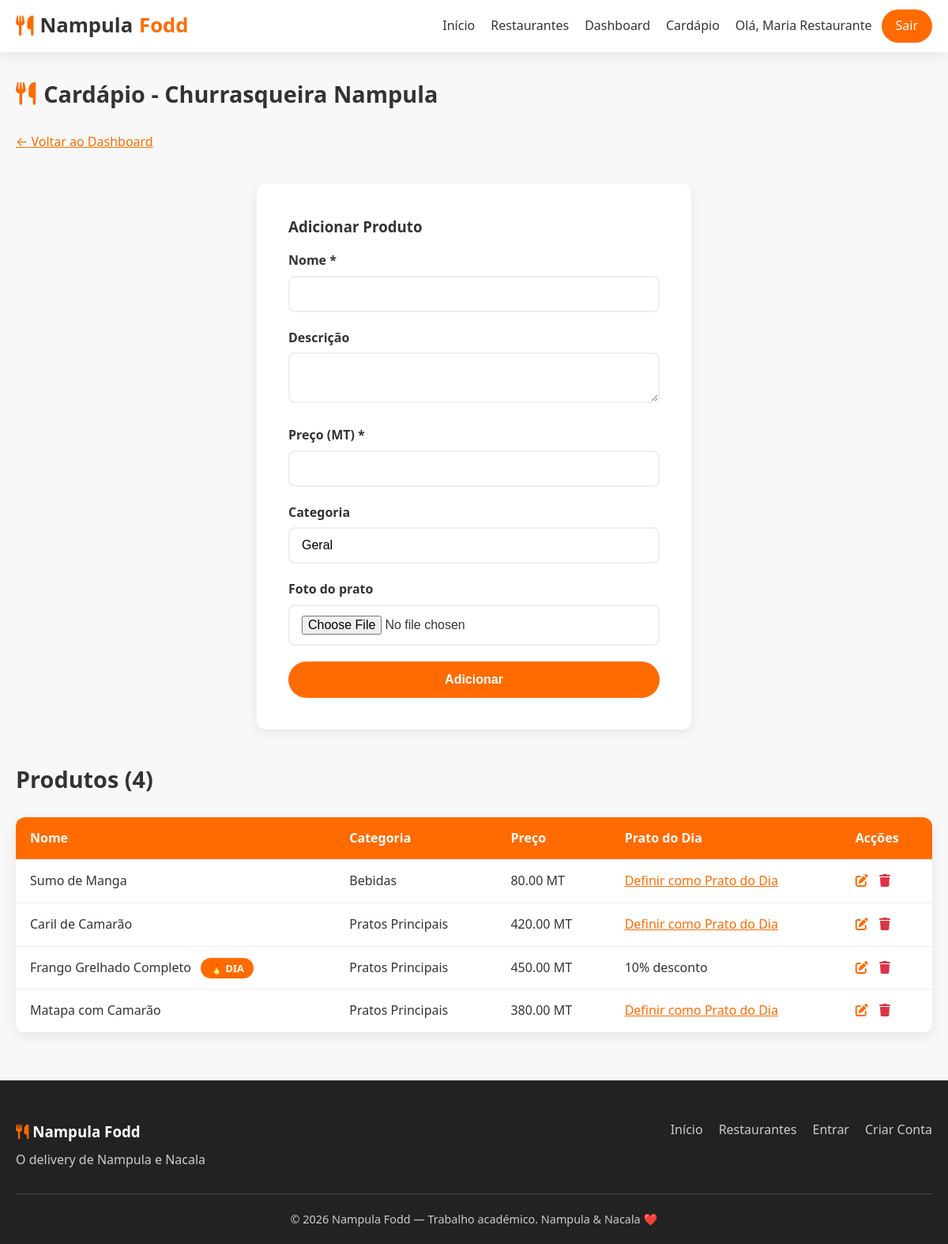
Screenshot of /restaurante/cardapio.php (signed in) with the database file from the repository.
### tables this page shows
CREATE TABLE IF NOT EXISTS usuarios (
    id INT AUTO_INCREMENT PRIMARY KEY,
    nome VARCHAR(100) NOT NULL,
    email VARCHAR(100) NOT NULL UNIQUE,
    telefone VARCHAR(20),
    senha VARCHAR(255) NOT NULL,
    tipo ENUM('cliente', 'restaurante', 'admin') NOT NULL DEFAULT 'cliente',
    saldo_carteira DECIMAL(10,2) DEFAULT 0.00,
    criado_em TIMESTAMP DEFAULT CURRENT_TIMESTAMP
);

CREATE TABLE IF NOT EXISTS restaurantes (
    id INT AUTO_INCREMENT PRIMARY KEY,
    usuario_id INT NOT NULL,
    nome VARCHAR(150) NOT NULL,
    descricao TEXT,
    cidade ENUM('Nampula', 'Nacala-Porto', 'Nacala-a-Velha') NOT NULL,
    tipo_comida VARCHAR(100),
    endereco VARCHAR(255),
    latitude DECIMAL(10,8) DEFAULT NULL,
    longitude DECIMAL(11,8) DEFAULT NULL,
    foto VARCHAR(255) DEFAULT 'default-rest.jpg',
    aberto TINYINT(1) DEFAULT 1,
    activo TINYINT(1) DEFAULT 1,
    criado_em TIMESTAMP DEFAULT CURRENT_TIMESTAMP,
    FOREIGN KEY (usuario_id) REFERENCES usuarios(id) ON DELETE CASCADE
);

CREATE TABLE IF NOT EXISTS produtos (
    id INT AUTO_INCREMENT PRIMARY KEY,
    restaurante_id INT NOT NULL,
    nome VARCHAR(150) NOT NULL,
    descricao TEXT,
    preco DECIMAL(10,2) NOT NULL,
    categoria VARCHAR(80) DEFAULT 'Geral',
    foto VARCHAR(255) DEFAULT 'default-prato.jpg',
    prato_do_dia TINYINT(1) DEFAULT 0,
    desconto_prato_dia DECIMAL(5,2) DEFAULT 0.00,
    activo TINYINT(1) DEFAULT 1,
    criado_em TIMESTAMP DEFAULT CURRENT_TIMESTAMP,
    FOREIGN KEY (restaurante_id) REFERENCES restaurantes(id) ON DELETE CASCADE
);

### config/database.php (called while the page is built, shortened)
<?php
function url($path = '') {
    $path = ltrim($path, '/');
    return BASE_URL . ($path ? '/' . $path : '');
}
?>

### includes/auth.php (called while the page is built, shortened)
<?php
require_once __DIR__ . '/../config/database.php';
function estaLogado() {
    return isset($_SESSION['usuario_id']);
}
function utilizadorAtual() {
    global $pdo;
    $stmt = $pdo->prepare("SELECT * FROM usuarios WHERE id = ?");
    $stmt->execute([$_SESSION['usuario_id']]);
    return $stmt->fetch();
}
?>

### restaurante/cardapio.php (the view, shortened to what this page needs)
<?php
require_once '../includes/header.php';
$user = utilizadorAtual();
$stmt = $pdo->prepare("SELECT * FROM restaurantes WHERE usuario_id = ?");
$stmt->execute([$user['id']]);
$rest = $stmt->fetch();
$editando = null;
$stmt = $pdo->prepare("SELECT * FROM produtos WHERE restaurante_id = ? ORDER BY categoria, nome");
$stmt->execute([$rest['id']]);
$produtos = $stmt->fetchAll();
?>
<body data-base="<?= htmlspecialchars(BASE_URL) ?>">
<div class="container" style="padding-top:30px;">
    <h1 class="secao-titulo"><i class="fas fa-utensils"></i> Cardápio - <?= htmlspecialchars($rest['nome']) ?></h1>
    <p><a href="dashboard.php" style="color:var(--laranja);">← Voltar ao Dashboard</a></p>
    <div class="form-container" style="max-width:550px;margin-bottom:40px;">
        <h3 style="margin-bottom:15px;"><?= $editando ? 'Editar Produto' : 'Adicionar Produto' ?></h3>
        <form method="POST" enctype="multipart/form-data">
            <div class="form-group">
                <label>Nome *</label>
                <input type="text" name="nome" required value="<?= htmlspecialchars($editando['nome'] ?? '') ?>">
            </div>
            <div class="form-group">
                <label>Descrição</label>
                <textarea name="descricao" rows="2"><?= htmlspecialchars($editando['descricao'] ?? '') ?></textarea>
            </div>
            <div class="form-group">
                <label>Preço (MT) *</label>
                <input type="number" name="preco" step="0.01" min="1" required value="<?= $editando['preco'] ?? '' ?>">
            </div>
            <div class="form-group">
                <label>Categoria</label>
                <input type="text" name="categoria" placeholder="Ex: Entradas, Pratos, Bebidas" value="<?= htmlspecialchars($editando['categoria'] ?? 'Geral') ?>">
            </div>
            <div class="form-group">
                <label>Foto do prato</label>
                <input type="file" name="foto" accept="image/jpeg,image/png,image/webp,image/gif">
            </div>
            <button type="submit" class="btn-primary"><?= $editando ? 'Actualizar' : 'Adicionar' ?></button>
        </form>
    </div>
    <h2 class="secao-titulo">Produtos (<?= count($produtos) ?>)</h2>
    <?php if (empty($produtos)): ?>
        <p>Ainda não tem produtos. Adicione o primeiro!</p>
    <?php else: ?>
        <table class="tabela">
            <thead>
                <tr>
                    <th>Nome</th>
                    <th>Categoria</th>
                    <th>Preço</th>
                    <th>Prato do Dia</th>
                    <th>Acções</th>
                </tr>
            </thead>
            <tbody>
                <?php foreach ($produtos as $p): ?>
                    <tr>
                        <td>
                            <?= htmlspecialchars($p['nome']) ?>
                            <?php if ($p['prato_do_dia']): ?>
                                <span class="badge-dia" style="margin-left:8px;">🔥 DIA</span>
                            <?php endif; ?>
                        </td>
                        <td><?= htmlspecialchars($p['categoria']) ?></td>
                        <td><?= number_format($p['preco'], 2) ?> MT</td>
                        <td>
                            <?php if ($p['prato_do_dia']): ?>
                                <?= number_format($p['desconto_prato_dia'], 0) ?>% desconto
                            <?php else: ?>
                                <a href="?prato_dia=<?= $p['id'] ?>&desconto=10" style="color:var(--laranja);">Definir como Prato do Dia</a>
                            <?php endif; ?>
                        </td>
                        <td>
                            <a href="?editar=<?= $p['id'] ?>" style="color:var(--laranja);margin-right:10px;"><i class="fas fa-edit"></i></a>
                            <a href="?apagar=<?= $p['id'] ?>" style="color:var(--erro);" data-confirm="Apagar este produto?"><i class="fas fa-trash"></i></a>
                        </td>
                    </tr>
                <?php endforeach; ?>
            </tbody>
        </table>
    <?php endif; ?>
</div>
<?php require_once '../includes/footer.php'; ?>

### includes/header.php (shortened to what this page needs)
<?php
require_once __DIR__ . '/auth.php';
$user = utilizadorAtual();
?>
<!DOCTYPE html>
<html lang="pt">
<head>
    <link rel="stylesheet" href="<?= url('css/style.css') ?>">
    <link rel="stylesheet" href="https://cdnjs.cloudflare.com/ajax/libs/font-awesome/6.5.0/css/all.min.css">
</head>
<body>
    <nav class="navbar">
        <div class="container nav-content">
            <a href="<?= url('index.php') ?>" class="logo">
                <i class="fas fa-utensils"></i> Nampula <span>Fodd</span>
            </a>
            <ul class="nav-links" id="navLinks">
                <li><a href="<?= url('index.php') ?>">Início</a></li>
                <li><a href="<?= url('restaurantes.php') ?>">Restaurantes</a></li>
                <?php if ($user): ?>
                    <?php if ($user['tipo'] === 'cliente'): ?>
                        <li><a href="<?= url('cliente/carrinho.php') ?>"><i class="fas fa-shopping-cart"></i> Carrinho</a></li>
                        <li><a href="<?= url('cliente/carteira.php') ?>"><i class="fas fa-wallet"></i> Carteira</a></li>
                        <li><a href="<?= url('cliente/pedidos.php') ?>">Meus Pedidos</a></li>
                    <?php elseif ($user['tipo'] === 'restaurante'): ?>
                        <li><a href="<?= url('restaurante/dashboard.php') ?>">Dashboard</a></li>
                        <li><a href="<?= url('restaurante/cardapio.php') ?>">Cardápio</a></li>
                    <?php elseif ($user['tipo'] === 'admin'): ?>
                        <li><a href="<?= url('admin/dashboard.php') ?>">Admin</a></li>
                    <?php endif; ?>
                    <li class="user-menu">
                        <span>Olá, <?= htmlspecialchars($user['nome']) ?></span>
                        <a href="<?= url('logout.php') ?>" class="btn-sair">Sair</a>
                    </li>
                <?php else: ?>
                    <li><a href="<?= url('login.php') ?>" class="btn-login">Entrar</a></li>
                    <li><a href="<?= url('registo.php') ?>" class="btn-registo">Criar Conta</a></li>
                <?php endif; ?>
            </ul>
        </div>
    </nav>

### css/style.css (style rules this page uses)
:root { --laranja: #FF6B00; --laranja-escuro: #E05A00; --laranja-claro: #FF8C33; --branco: #FFFFFF; --cinza-claro: #F8F8F8; --cinza: #EEEEEE; --texto: #333333; --texto-claro: #666666; --sucesso: #28a745; --erro: #dc3545; --sombra: 0 4px 15px rgba(0,0,0,0.08); --sombra-hover: 0 8px 25px rgba(255,107,0,0.15); --radius: 12px; --transicao: all 0.3s ease; }
* { margin: 0; padding: 0; box-sizing: border-box; }
body { font-family: 'Segoe UI', system-ui, -apple-system, sans-serif; background: var(--cinza-claro); color: var(--texto); line-height: 1.6; min-height: 100vh; }
.container { width: 100%; max-width: 1200px; margin: 0 auto; padding: 0 20px; }
.navbar { background: var(--branco); box-shadow: var(--sombra); position: sticky; top: 0; z-index: 1000; padding: 12px 0; }
.nav-content { display: flex; align-items: center; justify-content: space-between; }
.logo { font-size: 1.6rem; font-weight: 700; color: var(--texto); text-decoration: none; display: flex; align-items: center; gap: 8px; }
.logo i { color: var(--laranja); }
.logo span { color: var(--laranja); }
.nav-links { display: flex; align-items: center; gap: 20px; list-style: none; }
.nav-links a { text-decoration: none; color: var(--texto); font-weight: 500; transition: var(--transicao); }
.btn-login, .btn-registo, .btn-sair { padding: 8px 18px; border-radius: 50px; font-weight: 600; }
.btn-registo, .btn-sair { background: var(--laranja); color: var(--branco) !important; }
.secao-titulo { font-size: 1.8rem; margin-bottom: 25px; display: flex; align-items: center; gap: 10px; }
.secao-titulo i { color: var(--laranja); }
.badge-dia { background: var(--laranja); color: white; padding: 4px 12px; border-radius: 50px; font-size: 0.8rem; font-weight: 600; }
.form-container { max-width: 450px; margin: 40px auto; background: white; padding: 40px; border-radius: var(--radius); box-shadow: var(--sombra); }
.form-group { margin-bottom: 20px; }
.form-group label { display: block; margin-bottom: 6px; font-weight: 600; }
.form-group input, .form-group select, .form-group textarea { width: 100%; padding: 12px 15px; border: 2px solid var(--cinza); border-radius: 8px; font-size: 1rem; transition: var(--transicao); }
.btn-primary { background: var(--laranja); color: white; border: none; padding: 14px 30px; border-radius: 50px; font-size: 1rem; font-weight: 600; cursor: pointer; width: 100%; transition: var(--transicao); }
.tabela { width: 100%; background: white; border-radius: var(--radius); overflow: hidden; box-shadow: var(--sombra); border-collapse: collapse; }
.tabela th, .tabela td { padding: 14px 18px; text-align: left; border-bottom: 1px solid var(--cinza); }
.tabela th { background: var(--laranja); color: white; }
.user-menu { display: flex; align-items: center; gap: 12px; }

### rows the page displays
usuarios: nome "Maria Restaurante"
restaurantes: nome "Churrasqueira Nampula"
produtos: nome "Sumo de Manga", categoria "Bebidas", preco "80.00"
produtos: nome "Caril de Camarão", categoria "Pratos Principais", preco "420.00"
produtos: nome "Frango Grelhado Completo", prato_do_dia "🔥 DIA", categoria "Pratos Principais", preco "450.00", desconto_prato_dia "10"
produtos: nome "Matapa com Camarão", categoria "Pratos Principais", preco "380.00"

### other values shown
count($produtos) "4"
